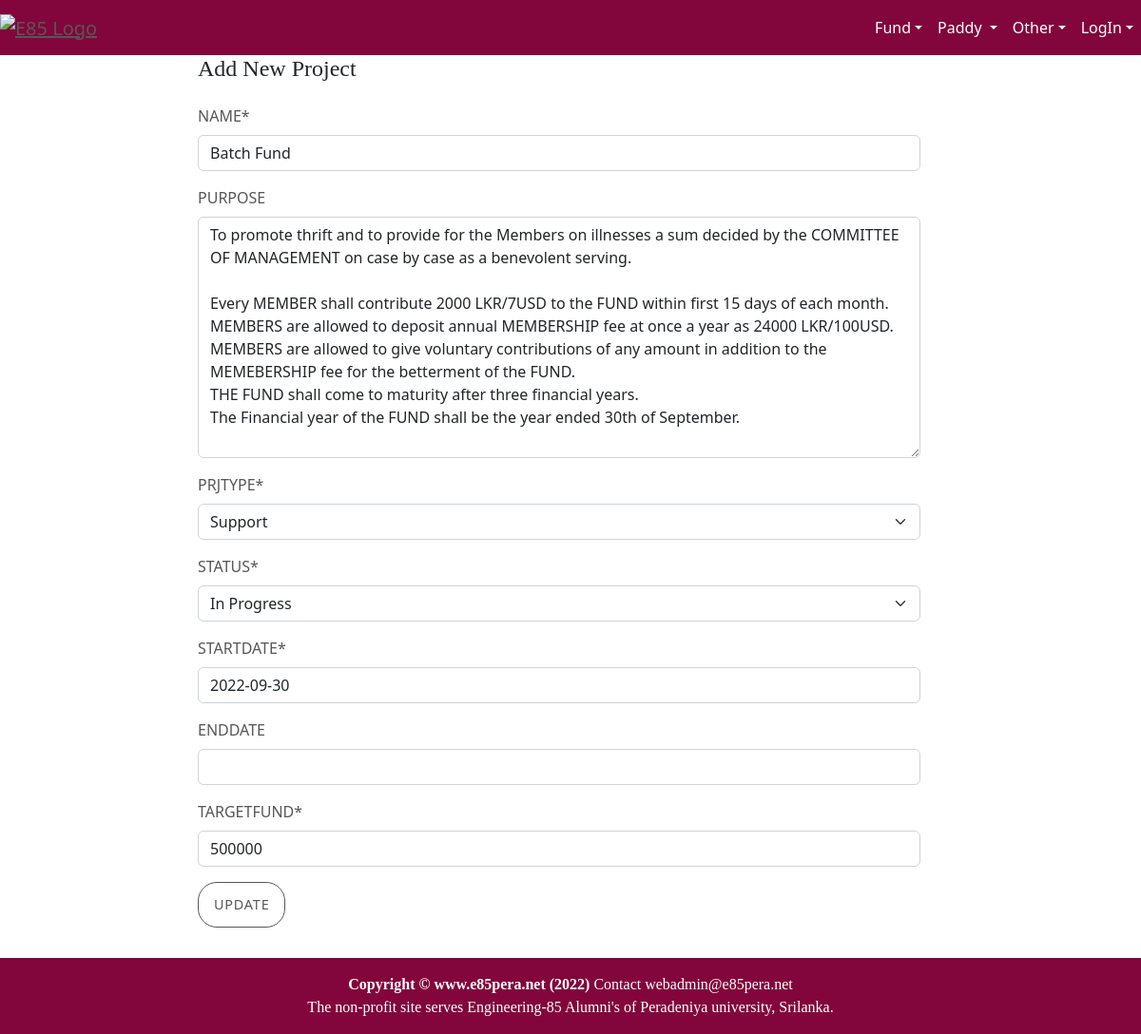
/accounts/projectUpd7, run on the app's committed database.
### accounts/models.py (models this page shows, shortened)
class Project(models.Model):
    NOT_STARTED = 'NotStarted'
    IN_PROGRESS = 'InProgress'
    COMPLETED   = 'Completed'
    CANCELLED   = 'Cancelled'
    PROJ_STATUS = [
            (NOT_STARTED,'Not Started'),
            (IN_PROGRESS,'In Progress'),
            (COMPLETED,'Completed'),
            (CANCELLED,'Cancelled'),
    ]
    name = models.CharField(max_length=64)
    purpose = models.TextField(max_length=2000, blank=True)
    status = models.CharField(max_length=10,choices=PROJ_STATUS,default=NOT_STARTED)
    startDate = models.DateField(default=timezone.now)
    endDate = models.DateField(null=True, blank=True)
    raisedFund = models.IntegerField(null=True)
    spentFund = models.IntegerField(null=True)
    targetFund = models.IntegerField(null=True)
    participants = models.IntegerField(null=True,default=0)
    updatedBy = models.ForeignKey(User,on_delete=models.PROTECT)
    updatedOn = models.DateTimeField(default=timezone.now)
    prjType = models.ForeignKey(ProjectType, on_delete=models.PROTECT)

### accounts/views.py (the view, shortened to what this page needs)
# urls.py: re_path(r'projectUpd(?P<pk>\d+)', ProjectUpd.as_view(), name='projectUpd'),
class ProjectUpd(UpdateView):
    model = Project
    form_class = ProjectForm
    template_name = 'project.html'
    def get_queryset(self):
        return Project.objects.filter(id=self.kwargs['pk'])

### accounts/forms.py (shortened to what this page needs)
class ProjectForm(forms.ModelForm):
    widgets = {
            'startDate': BootstrapDateTimePickerInput(format='%Y-%m-%d'), # specify date-frmat
            'ebdDate'  : BootstrapDateTimePickerInput(format='%Y-%m-%d'), # specify date-frmat
        }
    class Meta:
        model = Project
        fields = ('name','purpose','prjType','status','startDate','endDate','targetFund')

### accounts/models.py (called while the page is built)
    def __str__(self):
        return "%s " % (self.description)

### accounts/templates/project.html (shortened to what this page needs)
{% extends 'home/base.html' %}
{% block content %}
{% load static %}
{% load crispy_forms_tags %}
<div class="container-fluid">
    <div class="row no-gutter">
        <div class="row">
            <div class="col-md-9 col-lg-8 mx-auto">
                <h4 class="login-heading mb-4">Add New Project</h4>
                <form method="POST">
                    {{ form | crispy }}
                    <button class="btn btn-lg btn-secondary btn-block btn-login text-uppercase font-weight-bold mb-2"
                            type="submit">Update
                    </button>
                </form>
            </div>
        </div>
    </div>
</div>
{% include 'home/footer.html' %}
{% endblock %}

### home/static/css/home.css (style rules this page uses)
body { overflow-x: hidden; }
h1, h2, h3, h4, h5, h6, p { font-family: 'Merriweather'; }
.login-heading { font-weight: 300; }
.btn-login { font-size: 0.9rem; letter-spacing: 0.05rem; padding: 0.75rem 1rem; border-radius: 2rem; }
#page-content-wrapper .btn { text-transform: uppercase; font-weight: 500; color: #585656; background-color: #fff; border-color: #585656; border-radius: 20px; transition: all 0.3s ease 0s; cursor: pointer; outline: none; }
.add-news, label { text-transform: uppercase; font-weight: 500; color: #585656; }

### data on the page
Project: name "Batch Fund", purpose "To promote thrift and to provide for the Members on illnesses a sum decided by the COMMITTEE OF MANAGEMENT on case by case as a benevolent serving. Every MEMBER shall contribute 2000 LKR/7USD to the FUND within first 15 days of each month. MEMBERS are allowed to deposit annual MEMBERSHIP fee at once a year as 24000 LKR/100USD. MEMBERS are allowed to give voluntary contributions of any amount in addition to the MEMEBERSHIP fee for the betterment of the FUND. THE FUND shall come to maturity after three financial years. The Financial year of the FUND shall be the year ended 30th of September.", prjType "Support", status "In Progress", startDate "2022-09-30", targetFund "500000"
